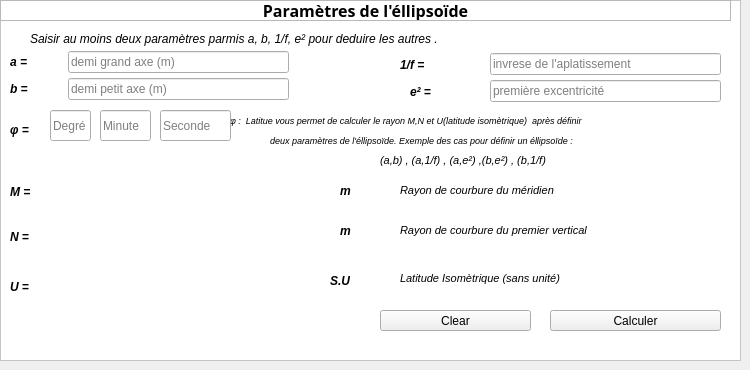
    <widget class="QWidget" name="tab_3">
     <attribute name="icon">
      <iconset>
       <normaloff>:/icone/icon2.png</normaloff>:/icone/icon2.png</iconset>
     </attribute>
     <attribute name="title">
      <string>Calcul Paramètres d'éllipsoïde</string>
     </attribute>
     <widget class="QFrame" name="frame">
      <property name="geometry">
       <rect>
        <x>0</x>
        <y>0</y>
        <width>741</width>
        <height>361</height>
       </rect>
      </property>
      <property name="styleSheet">
       <string notr="true">#frame{
background-color: rgb(255, 255, 255);}</string>
      </property>
      <property name="frameShape">
       <enum>QFrame::StyledPanel</enum>
      </property>
      <property name="frameShadow">
       <enum>QFrame::Raised</enum>
      </property>
      <widget class="QLineEdit" name="lineEdit_1">
       <property name="enabled">
        <bool>true</bool>
       </property>
       <property name="geometry">
        <rect>
         <x>68</x>
         <y>51</y>
         <width>221</width>
         <height>22</height>
        </rect>
       </property>
       <property name="toolTip">
        <string/>
       </property>
       <property name="accessibleName">
        <string/>
       </property>
       <property name="inputMask">
        <string/>
       </property>
       <property name="text">
        <string/>
       </property>
       <property name="placeholderText">
        <string>demi grand axe (m)</string>
       </property>
      </widget>
      <widget class="QLineEdit" name="lineEdit_2">
       <property name="geometry">
        <rect>
         <x>68</x>
         <y>78</y>
         <width>221</width>
         <height>22</height>
        </rect>
       </property>
       <property name="text">
        <string/>
       </property>
       <property name="placeholderText">
        <string>demi petit axe (m)</string>
       </property>
      </widget>
      <widget class="QLineEdit" name="lineEdit_3">
       <property name="geometry">
        <rect>
         <x>490</x>
         <y>53</y>
         <width>231</width>
         <height>22</height>
        </rect>
       </property>
       <property name="placeholderText">
        <string>invrese de l'aplatissement</string>
       </property>
      </widget>
      <widget class="QLineEdit" name="lineEdit_4">
       <property name="geometry">
        <rect>
         <x>490</x>
         <y>80</y>
         <width>231</width>
         <height>22</height>
        </rect>
       </property>
       <property name="inputMask">
        <string/>
       </property>
       <property name="text">
        <string/>
       </property>
       <property name="placeholderText">
        <string>première excentricité </string>
       </property>
      </widget>
      <widget class="QLabel" name="label_6">
       <property name="geometry">
        <rect>
         <x>410</x>
         <y>80</y>
         <width>51</width>
         <height>24</height>
        </rect>
       </property>
       <property name="sizePolicy">
        <sizepolicy hsizetype="Maximum" vsizetype="Maximum">
         <horstretch>16</horstretch>
         <verstretch>16</verstretch>
        </sizepolicy>
       </property>
       <property name="minimumSize">
        <size>
         <width>0</width>
         <height>0</height>
        </size>
       </property>
       <property name="maximumSize">
        <size>
         <width>16777215</width>
         <height>16777215</height>
        </size>
       </property>
       <property name="font">
        <font>
         <pointsize>9</pointsize>
         <weight>75</weight>
         <italic>true</italic>
         <bold>true</bold>
        </font>
       </property>
       <property name="contextMenuPolicy">
        <enum>Qt::NoContextMenu</enum>
       </property>
       <property name="acceptDrops">
        <bool>false</bool>
       </property>
       <property name="layoutDirection">
        <enum>Qt::LeftToRight</enum>
       </property>
       <property name="frameShadow">
        <enum>QFrame::Plain</enum>
       </property>
       <property name="lineWidth">
        <number>4</number>
       </property>
       <property name="midLineWidth">
        <number>2</number>
       </property>
       <property name="text">
        <string>e² = </string>
       </property>
       <property name="textFormat">
        <enum>Qt::RichText</enum>
       </property>
       <property name="scaledContents">
        <bool>false</bool>
       </property>
       <property name="alignment">
        <set>Qt::AlignLeading|Qt::AlignLeft|Qt::AlignVCenter</set>
       </property>
       <property name="wordWrap">
        <bool>false</bool>
       </property>
      </widget>
      <widget class="QLabel" name="label_7">
       <property name="geometry">
        <rect>
         <x>400</x>
         <y>53</y>
         <width>61</width>
         <height>24</height>
        </rect>
       </property>
       <property name="sizePolicy">
        <sizepolicy hsizetype="Maximum" vsizetype="Maximum">
         <horstretch>16</horstretch>
         <verstretch>16</verstretch>
        </sizepolicy>
       </property>
       <property name="font">
        <font>
         <pointsize>9</pointsize>
         <weight>75</weight>
         <italic>true</italic>
         <bold>true</bold>
        </font>
       </property>
       <property name="contextMenuPolicy">
        <enum>Qt::NoContextMenu</enum>
       </property>
       <property name="acceptDrops">
        <bool>false</bool>
       </property>
       <property name="layoutDirection">
        <enum>Qt::LeftToRight</enum>
       </property>
       <property name="frameShadow">
        <enum>QFrame::Plain</enum>
       </property>
       <property name="lineWidth">
        <number>23</number>
       </property>
       <property name="midLineWidth">
        <number>2</number>
       </property>
       <property name="text">
        <string>1/f = </string>
       </property>
       <property name="textFormat">
        <enum>Qt::RichText</enum>
       </property>
       <property name="scaledContents">
        <bool>false</bool>
       </property>
       <property name="alignment">
        <set>Qt::AlignLeading|Qt::AlignLeft|Qt::AlignVCenter</set>
       </property>
       <property name="wordWrap">
        <bool>false</bool>
       </property>
      </widget>
      <widget class="QLabel" name="label_8">
       <property name="geometry">
        <rect>
         <x>10</x>
         <y>77</y>
         <width>41</width>
         <height>24</height>
        </rect>
       </property>
       <property name="sizePolicy">
        <sizepolicy hsizetype="Maximum" vsizetype="Maximum">
         <horstretch>16</horstretch>
         <verstretch>16</verstretch>
        </sizepolicy>
       </property>
       <property name="font">
        <font>
         <pointsize>9</pointsize>
         <weight>75</weight>
         <italic>true</italic>
         <bold>true</bold>
        </font>
       </property>
       <property name="contextMenuPolicy">
        <enum>Qt::NoContextMenu</enum>
       </property>
       <property name="acceptDrops">
        <bool>false</bool>
       </property>
       <property name="layoutDirection">
        <enum>Qt::LeftToRight</enum>
       </property>
       <property name="frameShadow">
        <enum>QFrame::Plain</enum>
       </property>
       <property name="lineWidth">
        <number>4</number>
       </property>
       <property name="midLineWidth">
        <number>2</number>
       </property>
       <property name="text">
        <string>b = </string>
       </property>
       <property name="textFormat">
        <enum>Qt::RichText</enum>
       </property>
       <property name="scaledContents">
        <bool>false</bool>
       </property>
       <property name="alignment">
        <set>Qt::AlignLeading|Qt::AlignLeft|Qt::AlignVCenter</set>
       </property>
       <property name="wordWrap">
        <bool>false</bool>
       </property>
      </widget>
      <widget class="QLabel" name="label_9">
       <property name="geometry">
        <rect>
         <x>10</x>
         <y>50</y>
         <width>40</width>
         <height>24</height>
        </rect>
       </property>
       <property name="sizePolicy">
        <sizepolicy hsizetype="Maximum" vsizetype="Maximum">
         <horstretch>16</horstretch>
         <verstretch>16</verstretch>
        </sizepolicy>
       </property>
       <property name="font">
        <font>
         <pointsize>9</pointsize>
         <weight>75</weight>
         <italic>true</italic>
         <bold>true</bold>
         <underline>false</underline>
         <strikeout>false</strikeout>
        </font>
       </property>
       <property name="contextMenuPolicy">
        <enum>Qt::NoContextMenu</enum>
       </property>
       <property name="acceptDrops">
        <bool>false</bool>
       </property>
       <property name="layoutDirection">
        <enum>Qt::LeftToRight</enum>
       </property>
       <property name="frameShadow">
        <enum>QFrame::Plain</enum>
       </property>
       <property name="lineWidth">
        <number>4</number>
       </property>
       <property name="midLineWidth">
        <number>2</number>
       </property>
       <property name="text">
        <string>a   = </string>
       </property>
       <property name="textFormat">
        <enum>Qt::RichText</enum>
       </property>
       <property name="scaledContents">
        <bool>false</bool>
       </property>
       <property name="alignment">
        <set>Qt::AlignLeading|Qt::AlignLeft|Qt::AlignVCenter</set>
       </property>
       <property name="wordWrap">
        <bool>false</bool>
       </property>
      </widget>
      <widget class="QPushButton" name="pushButton">
       <property name="geometry">
        <rect>
         <x>550</x>
         <y>310</y>
         <width>171</width>
         <height>21</height>
        </rect>
       </property>
       <property name="text">
        <string>Calculer</string>
       </property>
      </widget>
      <widget class="QPushButton" name="pushButton_2">
       <property name="geometry">
        <rect>
         <x>380</x>
         <y>310</y>
         <width>151</width>
         <height>21</height>
        </rect>
       </property>
       <property name="text">
        <string>Clear</string>
       </property>
      </widget>
      <widget class="QLabel" name="label_10">
       <property name="geometry">
        <rect>
         <x>10</x>
         <y>110</y>
         <width>51</width>
         <height>41</height>
        </rect>
       </property>
       <property name="sizePolicy">
        <sizepolicy hsizetype="Maximum" vsizetype="Maximum">
         <horstretch>16</horstretch>
         <verstretch>16</verstretch>
        </sizepolicy>
       </property>
       <property name="font">
        <font>
         <pointsize>9</pointsize>
         <weight>75</weight>
         <italic>true</italic>
         <bold>true</bold>
         <underline>false</underline>
         <strikeout>false</strikeout>
        </font>
       </property>
       <property name="contextMenuPolicy">
        <enum>Qt::NoContextMenu</enum>
       </property>
       <property name="acceptDrops">
        <bool>false</bool>
       </property>
       <property name="layoutDirection">
        <enum>Qt::LeftToRight</enum>
       </property>
       <property name="frameShadow">
        <enum>QFrame::Plain</enum>
       </property>
       <property name="lineWidth">
        <number>4</number>
       </property>
       <property name="midLineWidth">
        <number>2</number>
       </property>
       <property name="text">
        <string>φ   = </string>
       </property>
       <property name="textFormat">
        <enum>Qt::RichText</enum>
       </property>
       <property name="scaledContents">
        <bool>false</bool>
       </property>
       <property name="alignment">
        <set>Qt::AlignLeading|Qt::AlignLeft|Qt::AlignVCenter</set>
       </property>
       <property name="wordWrap">
        <bool>false</bool>
       </property>
      </widget>
      <widget class="QLineEdit" name="lineEdit_5">
       <property name="enabled">
        <bool>true</bool>
       </property>
       <property name="geometry">
        <rect>
         <x>50</x>
         <y>110</y>
         <width>41</width>
         <height>31</height>
        </rect>
       </property>
       <property name="toolTip">
        <string/>
       </property>
       <property name="accessibleName">
        <string/>
       </property>
       <property name="inputMask">
        <string/>
       </property>
       <property name="text">
        <string/>
       </property>
       <property name="placeholderText">
        <string>Degré</string>
       </property>
      </widget>
      <widget class="QLabel" name="label_2">
       <property name="geometry">
        <rect>
         <x>70</x>
         <y>180</y>
         <width>231</width>
         <height>24</height>
        </rect>
       </property>
       <property name="font">
        <font>
         <pointsize>9</pointsize>
         <weight>75</weight>
         <italic>true</italic>
         <bold>true</bold>
        </font>
       </property>
       <property name="text">
        <string/>
       </property>
      </widget>
      <widget class="QLabel" name="label_11">
       <property name="geometry">
        <rect>
         <x>10</x>
         <y>180</y>
         <width>46</width>
         <height>24</height>
        </rect>
       </property>
       <property name="sizePolicy">
        <sizepolicy hsizetype="Maximum" vsizetype="Maximum">
         <horstretch>16</horstretch>
         <verstretch>16</verstretch>
        </sizepolicy>
       </property>
       <property name="font">
        <font>
         <pointsize>9</pointsize>
         <weight>75</weight>
         <italic>true</italic>
         <bold>true</bold>
         <underline>false</underline>
         <strikeout>false</strikeout>
        </font>
       </property>
       <property name="contextMenuPolicy">
        <enum>Qt::NoContextMenu</enum>
       </property>
       <property name="acceptDrops">
        <bool>false</bool>
       </property>
       <property name="layoutDirection">
        <enum>Qt::LeftToRight</enum>
       </property>
       <property name="frameShadow">
        <enum>QFrame::Plain</enum>
       </property>
       <property name="lineWidth">
        <number>4</number>
       </property>
       <property name="midLineWidth">
        <number>2</number>
       </property>
       <property name="text">
        <string>M   = </string>
       </property>
       <property name="textFormat">
        <enum>Qt::RichText</enum>
       </property>
       <property name="scaledContents">
        <bool>false</bool>
       </property>
       <property name="alignment">
        <set>Qt::AlignLeading|Qt::AlignLeft|Qt::AlignVCenter</set>
       </property>
       <property name="wordWrap">
        <bool>false</bool>
       </property>
      </widget>
      <widget class="QLabel" name="label_12">
       <property name="geometry">
        <rect>
         <x>10</x>
         <y>225</y>
         <width>43</width>
         <height>24</height>
        </rect>
       </property>
       <property name="sizePolicy">
        <sizepolicy hsizetype="Maximum" vsizetype="Maximum">
         <horstretch>16</horstretch>
         <verstretch>16</verstretch>
        </sizepolicy>
       </property>
       <property name="font">
        <font>
         <pointsize>9</pointsize>
         <weight>75</weight>
         <italic>true</italic>
         <bold>true</bold>
         <underline>false</underline>
         <strikeout>false</strikeout>
        </font>
       </property>
       <property name="contextMenuPolicy">
        <enum>Qt::NoContextMenu</enum>
       </property>
       <property name="acceptDrops">
        <bool>false</bool>
       </property>
       <property name="layoutDirection">
        <enum>Qt::LeftToRight</enum>
       </property>
       <property name="frameShadow">
        <enum>QFrame::Plain</enum>
       </property>
       <property name="lineWidth">
        <number>4</number>
       </property>
       <property name="midLineWidth">
        <number>2</number>
       </property>
       <property name="text">
        <string>N   = </string>
       </property>
       <property name="textFormat">
        <enum>Qt::RichText</enum>
       </property>
       <property name="scaledContents">
        <bool>false</bool>
       </property>
       <property name="alignment">
        <set>Qt::AlignLeading|Qt::AlignLeft|Qt::AlignVCenter</set>
       </property>
       <property name="wordWrap">
        <bool>false</bool>
       </property>
      </widget>
      <widget class="QLabel" name="label_3">
       <property name="geometry">
        <rect>
         <x>506</x>
         <y>147</y>
         <width>16</width>
         <height>16</height>
        </rect>
       </property>
       <property name="text">
        <string/>
       </property>
      </widget>
      <widget class="QLabel" name="label_4">
       <property name="geometry">
        <rect>
         <x>70</x>
         <y>220</y>
         <width>231</width>
         <height>24</height>
        </rect>
       </property>
       <property name="font">
        <font>
         <pointsize>9</pointsize>
         <weight>75</weight>
         <italic>true</italic>
         <bold>true</bold>
        </font>
       </property>
       <property name="text">
        <string/>
       </property>
      </widget>
      <widget class="QLabel" name="label_22">
       <property name="geometry">
        <rect>
         <x>30</x>
         <y>28</y>
         <width>511</width>
         <height>21</height>
        </rect>
       </property>
       <property name="font">
        <font>
         <pointsize>9</pointsize>
         <italic>true</italic>
         <underline>false</underline>
        </font>
       </property>
       <property name="text">
        <string>Saisir au moins deux paramètres parmis a, b, 1/f, e² pour deduire les autres .</string>
       </property>
      </widget>
      <widget class="QLabel" name="label_34">
       <property name="geometry">
        <rect>
         <x>230</x>
         <y>110</y>
         <width>501</width>
         <height>21</height>
        </rect>
       </property>
       <property name="font">
        <font>
         <pointsize>7</pointsize>
         <italic>true</italic>
         <underline>false</underline>
        </font>
       </property>
       <property name="text">
        <string>φ :  Latitue vous permet de calculer le rayon M,N et U(latitude isomètrique)  après définir</string>
       </property>
      </widget>
      <widget class="QLabel" name="label_35">
       <property name="geometry">
        <rect>
         <x>340</x>
         <y>180</y>
         <width>21</width>
         <height>21</height>
        </rect>
       </property>
       <property name="font">
        <font>
         <pointsize>9</pointsize>
         <weight>75</weight>
         <italic>true</italic>
         <bold>true</bold>
         <underline>false</underline>
        </font>
       </property>
       <property name="text">
        <string>m</string>
       </property>
      </widget>
      <widget class="QLabel" name="label_36">
       <property name="geometry">
        <rect>
         <x>340</x>
         <y>220</y>
         <width>21</width>
         <height>21</height>
        </rect>
       </property>
       <property name="font">
        <font>
         <pointsize>9</pointsize>
         <weight>75</weight>
         <italic>true</italic>
         <bold>true</bold>
         <underline>false</underline>
        </font>
       </property>
       <property name="text">
        <string>m</string>
       </property>
      </widget>
      <widget class="QLabel" name="label_37">
       <property name="geometry">
        <rect>
         <x>400</x>
         <y>180</y>
         <width>191</width>
         <height>21</height>
        </rect>
       </property>
       <property name="font">
        <font>
         <pointsize>8</pointsize>
         <italic>true</italic>
         <underline>false</underline>
        </font>
       </property>
       <property name="text">
        <string>Rayon de courbure du méridien</string>
       </property>
      </widget>
      <widget class="QLabel" name="label_38">
       <property name="geometry">
        <rect>
         <x>400</x>
         <y>220</y>
         <width>231</width>
         <height>21</height>
        </rect>
       </property>
       <property name="font">
        <font>
         <pointsize>8</pointsize>
         <italic>true</italic>
         <underline>false</underline>
        </font>
       </property>
       <property name="text">
        <string>Rayon de courbure du premier vertical</string>
       </property>
      </widget>
      <widget class="QLabel" name="label_55">
       <property name="geometry">
        <rect>
         <x>270</x>
         <y>130</y>
         <width>421</width>
         <height>21</height>
        </rect>
       </property>
       <property name="font">
        <font>
         <pointsize>7</pointsize>
         <italic>true</italic>
         <underline>false</underline>
        </font>
       </property>
       <property name="text">
        <string>deux paramètres de l'éllipsoïde. Exemple des cas pour définir un éllipsoïde :</string>
       </property>
      </widget>
      <widget class="QLabel" name="label_39">
       <property name="geometry">
        <rect>
         <x>400</x>
         <y>270</y>
         <width>231</width>
         <height>16</height>
        </rect>
       </property>
       <property name="font">
        <font>
         <pointsize>8</pointsize>
         <italic>true</italic>
         <underline>false</underline>
        </font>
       </property>
       <property name="text">
        <string>Latitude Isomètrique (sans unité)</string>
       </property>
      </widget>
      <widget class="QLabel" name="label_24">
       <property name="geometry">
        <rect>
         <x>10</x>
         <y>275</y>
         <width>43</width>
         <height>24</height>
        </rect>
       </property>
       <property name="sizePolicy">
        <sizepolicy hsizetype="Maximum" vsizetype="Maximum">
         <horstretch>16</horstretch>
         <verstretch>16</verstretch>
        </sizepolicy>
       </property>
       <property name="font">
        <font>
         <pointsize>9</pointsize>
         <weight>75</weight>
         <italic>true</italic>
         <bold>true</bold>
         <underline>false</underline>
         <strikeout>false</strikeout>
        </font>
       </property>
       <property name="contextMenuPolicy">
        <enum>Qt::NoContextMenu</enum>
       </property>
       <property name="acceptDrops">
        <bool>false</bool>
       </property>
       <property name="layoutDirection">
        <enum>Qt::LeftToRight</enum>
       </property>
       <property name="frameShadow">
        <enum>QFrame::Plain</enum>
       </property>
       <property name="lineWidth">
        <number>4</number>
       </property>
       <property name="midLineWidth">
        <number>2</number>
       </property>
       <property name="text">
        <string>U   = </string>
       </property>
       <property name="textFormat">
        <enum>Qt::RichText</enum>
       </property>
       <property name="scaledContents">
        <bool>false</bool>
       </property>
       <property name="alignment">
        <set>Qt::AlignLeading|Qt::AlignLeft|Qt::AlignVCenter</set>
       </property>
       <property name="wordWrap">
        <bool>false</bool>
       </property>
      </widget>
      <widget class="QLabel" name="label_28">
       <property name="geometry">
        <rect>
         <x>70</x>
         <y>270</y>
         <width>231</width>
         <height>24</height>
        </rect>
       </property>
       <property name="font">
        <font>
         <pointsize>9</pointsize>
         <weight>75</weight>
         <italic>true</italic>
         <bold>true</bold>
        </font>
       </property>
       <property name="text">
        <string/>
       </property>
      </widget>
      <widget class="QLineEdit" name="lineEdit_14">
       <property name="enabled">
        <bool>true</bool>
       </property>
       <property name="geometry">
        <rect>
         <x>100</x>
         <y>110</y>
         <width>51</width>
         <height>31</height>
        </rect>
       </property>
       <property name="toolTip">
        <string/>
       </property>
       <property name="accessibleName">
        <string/>
       </property>
       <property name="inputMask">
        <string/>
       </property>
       <property name="text">
        <string/>
       </property>
       <property name="placeholderText">
        <string>Minute</string>
       </property>
      </widget>
      <widget class="QLineEdit" name="lineEdit_15">
       <property name="enabled">
        <bool>true</bool>
       </property>
       <property name="geometry">
        <rect>
         <x>160</x>
         <y>110</y>
         <width>71</width>
         <height>31</height>
        </rect>
       </property>
       <property name="toolTip">
        <string/>
       </property>
       <property name="accessibleName">
        <string/>
       </property>
       <property name="inputMask">
        <string/>
       </property>
       <property name="text">
        <string/>
       </property>
       <property name="placeholderText">
        <string>Seconde</string>
       </property>
      </widget>
      <widget class="QLabel" name="label_40">
       <property name="geometry">
        <rect>
         <x>330</x>
         <y>270</y>
         <width>31</width>
         <height>21</height>
        </rect>
       </property>
       <property name="font">
        <font>
         <pointsize>9</pointsize>
         <weight>75</weight>
         <italic>true</italic>
         <bold>true</bold>
         <underline>false</underline>
        </font>
       </property>
       <property name="text">
        <string>S.U</string>
       </property>
      </widget>
      <widget class="QLabel" name="label_61">
       <property name="geometry">
        <rect>
         <x>380</x>
         <y>150</y>
         <width>191</width>
         <height>21</height>
        </rect>
       </property>
       <property name="font">
        <font>
         <pointsize>8</pointsize>
         <italic>true</italic>
         <underline>false</underline>
        </font>
       </property>
       <property name="text">
        <string>(a,b) , (a,1/f) , (a,e²) ,(b,e²) , (b,1/f) </string>
       </property>
      </widget>
      <widget class="QLabel" name="label">
       <property name="geometry">
        <rect>
         <x>0</x>
         <y>0</y>
         <width>731</width>
         <height>21</height>
        </rect>
       </property>
       <property name="font">
        <font>
         <family>Sylfaen</family>
         <pointsize>12</pointsize>
         <weight>75</weight>
         <italic>false</italic>
         <bold>true</bold>
         <underline>false</underline>
         <kerning>true</kerning>
        </font>
       </property>
       <property name="cursor">
        <cursorShape>ArrowCursor</cursorShape>
       </property>
       <property name="mouseTracking">
        <bool>true</bool>
       </property>
       <property name="contextMenuPolicy">
        <enum>Qt::NoContextMenu</enum>
       </property>
       <property name="layoutDirection">
        <enum>Qt::LeftToRight</enum>
       </property>
       <property name="frameShape">
        <enum>QFrame::StyledPanel</enum>
       </property>
       <property name="frameShadow">
        <enum>QFrame::Sunken</enum>
       </property>
       <property name="text">
        <string>Paramètres de l'éllipsoïde</string>
       </property>
       <property name="textFormat">
        <enum>Qt::AutoText</enum>
       </property>
       <property name="scaledContents">
        <bool>false</bool>
       </property>
       <property name="alignment">
        <set>Qt::AlignCenter</set>
       </property>
       <property name="wordWrap">
        <bool>false</bool>
       </property>
      </widget>
     </widget>
    </widget>
